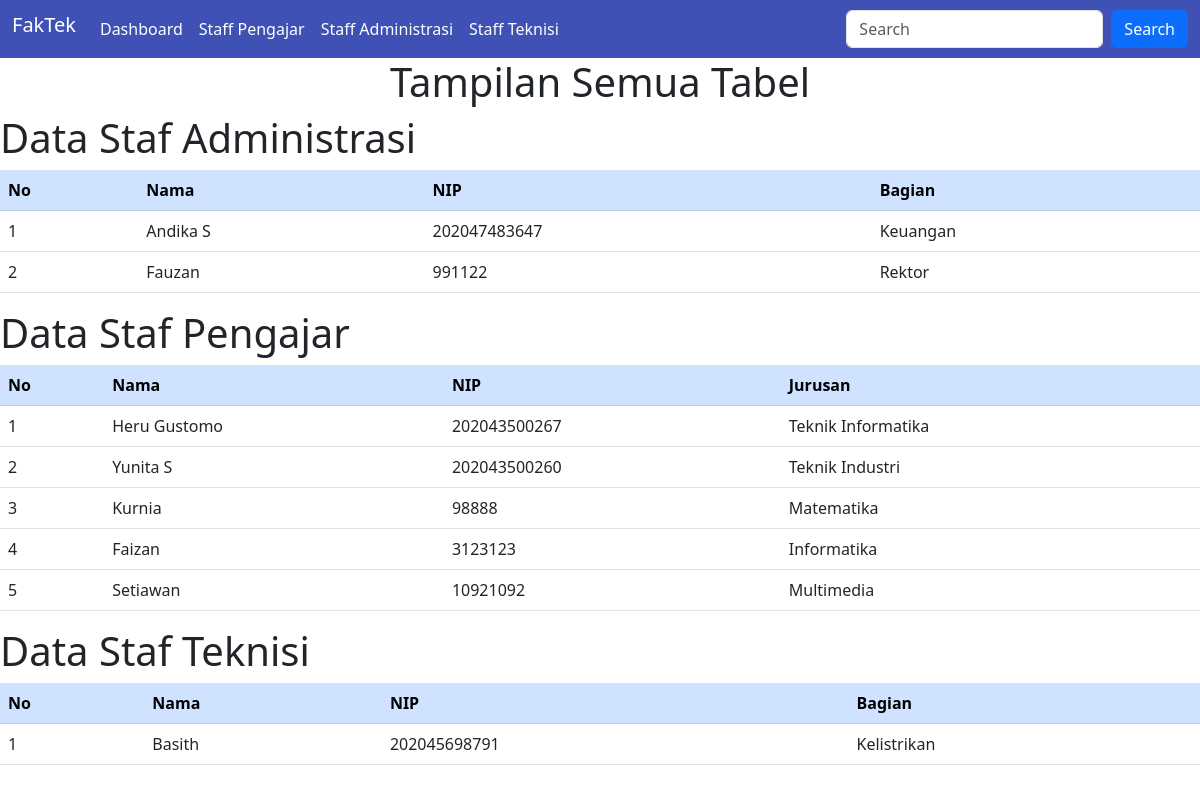
Screenshot of /UAS-pbd/index.php with the database file from the repository.
### tables this page shows
CREATE TABLE `administrasi` (
  `id_adm` int(11) NOT NULL,
  `nama_adm` varchar(255) DEFAULT NULL,
  `nip_adm` varchar(20) NOT NULL,
  `bagian_adm` varchar(255) DEFAULT NULL
);

CREATE TABLE `pengajar` (
  `id_peng` int(11) NOT NULL,
  `nama_peng` varchar(255) DEFAULT NULL,
  `nip_peng` varchar(20) NOT NULL,
  `jurusan_peng` varchar(255) DEFAULT NULL
);

CREATE TABLE `teknisi` (
  `id_tek` int(11) NOT NULL,
  `nama_tek` varchar(255) DEFAULT NULL,
  `nip_tek` varchar(20) NOT NULL,
  `bagian_tek` varchar(255) DEFAULT NULL
);

### UAS-pbd/functions.php (called while the page is built, shortened)
<?php
function query($query){
    global $conn;
    $result = mysqli_query($conn,$query);
    $rows = [];
    while($row = mysqli_fetch_assoc($result)){
        $rows[] = $row;
    }
    return $rows;
}
?>

### UAS-pbd/index.php (the view, shortened to what this page needs)
<?php
require_once 'koneksi.php';
require 'functions.php';
$administrasi = query("SELECT * FROM administrasi");
$teknisi = query("SELECT * FROM teknisi");
$pengajar = query("SELECT * FROM pengajar");
?>
<!DOCTYPE html>
<html lang="en">
<head>
    <link rel="stylesheet" href="bootstrap/css/bootstrap.min.css">
    <link rel="stylesheet" href="css/style.css">
</head>
<body>
<div>
    <nav class="navbar navbar-expand-lg" style="background-color: #3f51b5">
        <div class="container-fluid">
            <a class="navbar-brand text-white h1" href="../index.php">FakTek</a>
            <div class="collapse navbar-collapse" id="navbarSupportedContent">
            <ul class="navbar-nav me-auto mb-2 mb-lg-0">
                <li class="nav-item">
                <a class="nav-link" aria-current="page" href="view/dashboard.php">Dashboard</a>
                </li>
                <li class="nav-item">
                <a class="nav-link" aria-current="page" href="view/pengajar.php">Staff Pengajar</a>
                </li>
                <li class="nav-item">
                <a class="nav-link" aria-current="page" href="view/administrasi.php">Staff Administrasi</a>
                </li>
                <li class="nav-item">
                <a class="nav-link" aria-current="page" href="view/teknisi.php">Staff Teknisi</a>
                </li>
            </ul>
            <form class="d-flex" role="search">
                <input class="form-control me-2" type="search" placeholder="Search" aria-label="Search">
                <button class="btn btn-primary" type="submit">Search</button>
            </form>
            </div>
        </div>
    </nav>
    <div>
    <h1 class='text-center'>Tampilan Semua Tabel</h1>
    <h1>Data Staf Administrasi</h1>
    <div id="tabel">
        <table class="table">
            <tr class="table-primary">
                <th>No</th>
                <th>Nama</th>
                <th>NIP</th>
                <th>Bagian</th>
            </tr>
            <?php $i = 1; ?>
            <?php foreach(array_slice($administrasi, 0, 5) as $row): ?>
            <tr>
                <td><?= $i; ?></td>
                <td><?= $row['nama_adm']; ?></td>
                <td><?= $row['nip_adm']; ?></td>
                <td><?= $row['bagian_adm']; ?></td>
            </tr>
            <?php $i++; ?>
            <?php endforeach; ?>
        </table>
    </div>
    <h1>Data Staf Pengajar</h1>
<div id="tabel">
    <table class="table">
        <tr  class="table-primary">
            <th>No</th>
            <th>Nama</th>
            <th>NIP</th>
            <th>Jurusan</th>
        </tr>
        <?php $i = 1; ?>
        <?php foreach(array_slice($pengajar, 0, 5) as $row): ?>
        <tr>
            <td><?= $i; ?></td>
            <td><?= $row['nama_peng']; ?></td>
            <td><?= $row['nip_peng']; ?></td>
            <td><?= $row['jurusan_peng']; ?></td>
        </tr>
        <?php $i++; ?>
        <?php endforeach; ?>
    </table>
</div>
    <h1>Data Staf Teknisi</h1>
    <div id="tabel">
        <table class="table">
            <tr  class="table-primary">
                <th>No</th>
                <th>Nama</th>
                <th>NIP</th>
                <th>Bagian</th>
            </tr>
            <?php $i = 1; ?>
            <?php foreach(array_slice($teknisi, 0, 5) as $row): ?>
            <tr>
                <td><?= $i; ?></td>
                <td><?= $row['nama_tek']; ?></td>
                <td><?= $row['nip_tek']; ?></td>
                <td><?= $row['bagian_tek']; ?></td>
            </tr>
            <?php $i++; ?>
            <?php endforeach; ?>
        </table>
    </div>
    </div>
</div>
</body>
</html>

### UAS-pbd/css/style.css (style rules this page uses)
.nav-link { color: white; }

### UAS-pbd/index.php (style rules this page uses)
.nav-link { color: white; }

### rows the page displays
administrasi: nama_adm "Andika S", nip_adm "202047483647", bagian_adm "Keuangan"
administrasi: nama_adm "Fauzan", nip_adm "991122", bagian_adm "Rektor"
pengajar: nama_peng "Heru Gustomo", nip_peng "202043500267", jurusan_peng "Teknik Informatika"
pengajar: nama_peng "Yunita S", nip_peng "202043500260", jurusan_peng "Teknik Industri"
pengajar: nama_peng "Kurnia", nip_peng "98888", jurusan_peng "Matematika"
pengajar: nama_peng "Faizan", nip_peng "3123123", jurusan_peng "Informatika"
pengajar: nama_peng "Setiawan", nip_peng "10921092", jurusan_peng "Multimedia"
teknisi: nama_tek "Basith", nip_tek "202045698791", bagian_tek "Kelistrikan"
